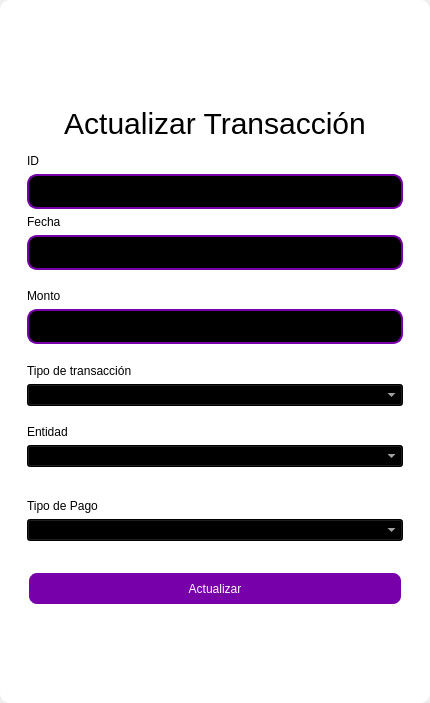
<?xml version="1.0" encoding="UTF-8"?>
<ui version="4.0">
 <class>MainWindow</class>
 <widget class="QMainWindow" name="MainWindow">
  <property name="geometry">
   <rect>
    <x>0</x>
    <y>0</y>
    <width>430</width>
    <height>703</height>
   </rect>
  </property>
  <property name="windowTitle">
   <string>MainWindow</string>
  </property>
  <property name="styleSheet">
   <string notr="true"/>
  </property>
  <widget class="QWidget" name="centralwidget">
   <property name="styleSheet">
    <string notr="true"/>
   </property>
   <layout class="QVBoxLayout" name="verticalLayout">
    <property name="spacing">
     <number>0</number>
    </property>
    <property name="leftMargin">
     <number>0</number>
    </property>
    <property name="topMargin">
     <number>0</number>
    </property>
    <property name="rightMargin">
     <number>0</number>
    </property>
    <property name="bottomMargin">
     <number>0</number>
    </property>
    <item>
     <widget class="QFrame" name="frame">
      <property name="enabled">
       <bool>true</bool>
      </property>
      <property name="styleSheet">
       <string notr="true">QFrame {
	border-radius:10px;
	background-color: rgb(255, 255, 255);
 }
</string>
      </property>
      <property name="frameShape">
       <enum>QFrame::StyledPanel</enum>
      </property>
      <property name="frameShadow">
       <enum>QFrame::Raised</enum>
      </property>
      <layout class="QVBoxLayout" name="verticalLayout_2">
       <item>
        <widget class="QFrame" name="frame_superior">
         <property name="minimumSize">
          <size>
           <width>0</width>
           <height>40</height>
          </size>
         </property>
         <property name="maximumSize">
          <size>
           <width>16777215</width>
           <height>40</height>
          </size>
         </property>
         <property name="styleSheet">
          <string notr="true">QPushButton{
border-radius:18px;
}

QPushButton:hover{
	background-color: rgb(0, 0, 0);
}
</string>
         </property>
         <property name="frameShape">
          <enum>QFrame::StyledPanel</enum>
         </property>
         <property name="frameShadow">
          <enum>QFrame::Raised</enum>
         </property>
         <layout class="QHBoxLayout" name="horizontalLayout_3">
          <property name="spacing">
           <number>4</number>
          </property>
          <property name="leftMargin">
           <number>0</number>
          </property>
          <property name="topMargin">
           <number>0</number>
          </property>
          <property name="rightMargin">
           <number>0</number>
          </property>
          <property name="bottomMargin">
           <number>0</number>
          </property>
          <item>
           <widget class="QPushButton" name="btn_icon">
            <property name="text">
             <string/>
            </property>
            <property name="iconSize">
             <size>
              <width>40</width>
              <height>40</height>
             </size>
            </property>
           </widget>
          </item>
          <item>
           <spacer name="horizontalSpacer_2">
            <property name="orientation">
             <enum>Qt::Horizontal</enum>
            </property>
            <property name="sizeHint" stdset="0">
             <size>
              <width>443</width>
              <height>20</height>
             </size>
            </property>
           </spacer>
          </item>
          <item>
           <widget class="QPushButton" name="bt_minimizar">
            <property name="minimumSize">
             <size>
              <width>38</width>
              <height>38</height>
             </size>
            </property>
            <property name="maximumSize">
             <size>
              <width>38</width>
              <height>38</height>
             </size>
            </property>
            <property name="cursor">
             <cursorShape>PointingHandCursor</cursorShape>
            </property>
            <property name="text">
             <string/>
            </property>
            <property name="icon">
             <iconset>
              <normaloff>image/minus.svg</normaloff>image/minus.svg</iconset>
            </property>
            <property name="iconSize">
             <size>
              <width>38</width>
              <height>38</height>
             </size>
            </property>
           </widget>
          </item>
          <item>
           <widget class="QPushButton" name="bt_maximizar">
            <property name="minimumSize">
             <size>
              <width>38</width>
              <height>38</height>
             </size>
            </property>
            <property name="maximumSize">
             <size>
              <width>38</width>
              <height>38</height>
             </size>
            </property>
            <property name="cursor">
             <cursorShape>PointingHandCursor</cursorShape>
            </property>
            <property name="text">
             <string/>
            </property>
            <property name="icon">
             <iconset>
              <normaloff>image/chevron-up.svg</normaloff>image/chevron-up.svg</iconset>
            </property>
            <property name="iconSize">
             <size>
              <width>38</width>
              <height>38</height>
             </size>
            </property>
           </widget>
          </item>
          <item>
           <widget class="QPushButton" name="bt_restaurar">
            <property name="minimumSize">
             <size>
              <width>38</width>
              <height>38</height>
             </size>
            </property>
            <property name="maximumSize">
             <size>
              <width>38</width>
              <height>38</height>
             </size>
            </property>
            <property name="cursor">
             <cursorShape>PointingHandCursor</cursorShape>
            </property>
            <property name="text">
             <string/>
            </property>
            <property name="icon">
             <iconset>
              <normaloff>image/chevron-down.svg</normaloff>image/chevron-down.svg</iconset>
            </property>
            <property name="iconSize">
             <size>
              <width>38</width>
              <height>38</height>
             </size>
            </property>
           </widget>
          </item>
          <item>
           <widget class="QPushButton" name="bt_cerrar">
            <property name="minimumSize">
             <size>
              <width>38</width>
              <height>38</height>
             </size>
            </property>
            <property name="maximumSize">
             <size>
              <width>38</width>
              <height>38</height>
             </size>
            </property>
            <property name="cursor">
             <cursorShape>PointingHandCursor</cursorShape>
            </property>
            <property name="text">
             <string/>
            </property>
            <property name="icon">
             <iconset>
              <normaloff>image/x.svg</normaloff>image/x.svg</iconset>
            </property>
            <property name="iconSize">
             <size>
              <width>38</width>
              <height>38</height>
             </size>
            </property>
           </widget>
          </item>
         </layout>
        </widget>
       </item>
       <item>
        <widget class="QFrame" name="frame_3">
         <property name="styleSheet">
          <string notr="true">QLabel {
	color: rgb(0, 0, 0);
	font: 12pt &quot;Arial&quot;;
	background-color: rgba(0, 0, 0,0);
}

QTextEdit{
background-color: rgba(0, 0, 0,0);
border-radius:10px; 
font: 12pt &quot;Arial&quot;;
color: rgb(255, 255, 254);
border: 2px solid  rgb(255, 255, 255);

}

QTextEdit:hover{
background-color: rgba(0, 0, 0,0);
border-radius:10px; 
font: 12pt &quot;Arial&quot;;
border: 2px solid  rgb(120, 0, 171);
}

QTextEdit:focus{
background-color: rgb(0, 0, 0);
border-radius:10px; 
font: 12pt &quot;Arial&quot;;
border: 2px solid rgb(120, 0, 171);
}

QLineEdit{
background-color: rgba(0, 0, 0,0);
border-radius:10px; 
font: 12pt &quot;Arial&quot;;
color: rgb(255, 255, 254);
border: 2px solid  rgb(255, 255, 255);

}

QLineEdit:hover{
background-color: rgba(0, 0, 0,0);
border-radius:10px; 
font: 12pt &quot;Arial&quot;;
border: 2px solid  rgb(120, 0, 171);
}

QLineEdit:focus{
background-color: rgb(0, 0, 0);
border-radius:10px; 
font: 12pt &quot;Arial&quot;;
border: 2px solid rgb(120, 0, 171);
}

QCheckBox{
	font: 12pt &quot;Arial&quot;;
	color: rgb(255, 255, 255);
}

QCheckBox::indicator {
    width: 18px;
    height:18px;
}

QCheckBox::indicator:unchecked {
   background-image: url(image/square.svg);
}

QCheckBox::indicator:checked {
   background-image: url(image/check-square.svg);
}

QPushButton{
border-radius:10px; 
font: 12pt &quot;Arial&quot;;
color: rgb(255, 255, 254);
border: 2px solid #ffffff;
}

QPushButton:hover{
border-radius:10px; 
font: 12pt &quot;Arial&quot;;
color: rgb(255, 255, 255);
border: 2px solid rgb(120, 0, 171);
	background-color: rgb(120, 0, 171);
}
</string>
         </property>
         <property name="frameShape">
          <enum>QFrame::StyledPanel</enum>
         </property>
         <property name="frameShadow">
          <enum>QFrame::Raised</enum>
         </property>
         <layout class="QHBoxLayout" name="horizontalLayout_4">
          <item>
           <layout class="QVBoxLayout" name="verticalLayout_4">
            <item>
             <spacer name="verticalSpacer">
              <property name="orientation">
               <enum>Qt::Vertical</enum>
              </property>
              <property name="sizeHint" stdset="0">
               <size>
                <width>28</width>
                <height>28</height>
               </size>
              </property>
             </spacer>
            </item>
            <item>
             <widget class="QFrame" name="frame_4">
              <property name="maximumSize">
               <size>
                <width>400</width>
                <height>600</height>
               </size>
              </property>
              <property name="styleSheet">
               <string notr="true">QLabel {
	color: rgb(0, 0, 0);
	font: 12pt &quot;Arial&quot;;
	background-color: rgba(0, 0, 0,0);
}


QLineEdit{
background-color: rgb(0, 0, 0);
border-radius:10px; 
font: 12pt &quot;Arial&quot;;
color: rgb(255, 255, 254);
border: 2px solid  rgb(120, 0, 171);
}

QLineEdit:hover{
background-color: rgba(0, 0, 0,0);
border-radius:10px; 
font: 12pt &quot;Arial&quot;;
border: 2px solid  rgb(120, 0, 171);
}

QLineEdit:focus{
background-color: rgb(0, 0, 0);
border-radius:10px; 
font: 12pt &quot;Arial&quot;;
border: 2px solid rgb(120, 0, 171);
}

QCheckBox{
	font: 12pt &quot;Arial&quot;;
	color: rgb(255, 255, 255);
}

QCheckBox::indicator {
    width: 18px;
    height:18px;
}

QCheckBox::indicator:unchecked {
   background-image: url(image/square.svg);
}

QCheckBox::indicator:checked {
   background-image: url(image/check-square.svg);
}

QPushButton{
border-radius:10px; 
font: 12pt &quot;Arial&quot;;
color: rgb(255, 255, 254);
border: 2px solid #ffffff;
	background-color: rgb(120, 0, 171);

}

QPushButton:hover{
border-radius:10px; 
font: 12pt &quot;Arial&quot;;
color: rgb(255, 255, 255);
border: 2px solid rgb(120, 0, 171);
	background-color: rgb(120, 0, 171);
}
</string>
              </property>
              <property name="frameShape">
               <enum>QFrame::StyledPanel</enum>
              </property>
              <property name="frameShadow">
               <enum>QFrame::Raised</enum>
              </property>
              <layout class="QVBoxLayout" name="verticalLayout_3">
               <item>
                <spacer name="verticalSpacer_3">
                 <property name="orientation">
                  <enum>Qt::Vertical</enum>
                 </property>
                 <property name="sizeHint" stdset="0">
                  <size>
                   <width>20</width>
                   <height>40</height>
                  </size>
                 </property>
                </spacer>
               </item>
               <item>
                <widget class="QLabel" name="label_3">
                 <property name="minimumSize">
                  <size>
                   <width>100</width>
                   <height>50</height>
                  </size>
                 </property>
                 <property name="styleSheet">
                  <string notr="true">font-size: 30px</string>
                 </property>
                 <property name="text">
                  <string>Actualizar Transacción</string>
                 </property>
                 <property name="alignment">
                  <set>Qt::AlignCenter</set>
                 </property>
                </widget>
               </item>
               <item>
                <widget class="QLabel" name="label_6">
                 <property name="text">
                  <string>ID</string>
                 </property>
                </widget>
               </item>
               <item>
                <widget class="QLineEdit" name="idtxt">
                 <property name="enabled">
                  <bool>false</bool>
                 </property>
                 <property name="minimumSize">
                  <size>
                   <width>0</width>
                   <height>35</height>
                  </size>
                 </property>
                </widget>
               </item>
               <item>
                <widget class="QLabel" name="label_4">
                 <property name="text">
                  <string>Fecha</string>
                 </property>
                </widget>
               </item>
               <item>
                <widget class="QLineEdit" name="datetxt">
                 <property name="minimumSize">
                  <size>
                   <width>0</width>
                   <height>35</height>
                  </size>
                 </property>
                 <property name="text">
                  <string/>
                 </property>
                </widget>
               </item>
               <item>
                <spacer name="verticalSpacer_4">
                 <property name="orientation">
                  <enum>Qt::Vertical</enum>
                 </property>
                 <property name="sizeHint" stdset="0">
                  <size>
                   <width>20</width>
                   <height>40</height>
                  </size>
                 </property>
                </spacer>
               </item>
               <item>
                <widget class="QLabel" name="label_5">
                 <property name="text">
                  <string>Monto</string>
                 </property>
                </widget>
               </item>
               <item>
                <widget class="QLineEdit" name="amounttxt">
                 <property name="minimumSize">
                  <size>
                   <width>0</width>
                   <height>35</height>
                  </size>
                 </property>
                 <property name="maximumSize">
                  <size>
                   <width>16777215</width>
                   <height>16777215</height>
                  </size>
                 </property>
                 <property name="echoMode">
                  <enum>QLineEdit::Normal</enum>
                 </property>
                </widget>
               </item>
               <item>
                <spacer name="verticalSpacer_5">
                 <property name="orientation">
                  <enum>Qt::Vertical</enum>
                 </property>
                 <property name="sizeHint" stdset="0">
                  <size>
                   <width>20</width>
                   <height>40</height>
                  </size>
                 </property>
                </spacer>
               </item>
               <item>
                <widget class="QLabel" name="label">
                 <property name="text">
                  <string>Tipo de transacción</string>
                 </property>
                </widget>
               </item>
               <item>
                <widget class="QComboBox" name="transaction_type_combobox">
                 <property name="cursor">
                  <cursorShape>PointingHandCursor</cursorShape>
                 </property>
                 <property name="styleSheet">
                  <string notr="true">color: rgb(255, 255, 255);
background-color: rgb(0, 0, 0);</string>
                 </property>
                </widget>
               </item>
               <item>
                <spacer name="verticalSpacer_11">
                 <property name="orientation">
                  <enum>Qt::Vertical</enum>
                 </property>
                 <property name="sizeHint" stdset="0">
                  <size>
                   <width>20</width>
                   <height>40</height>
                  </size>
                 </property>
                </spacer>
               </item>
               <item>
                <widget class="QLabel" name="label_2">
                 <property name="text">
                  <string>Entidad</string>
                 </property>
                </widget>
               </item>
               <item>
                <widget class="QComboBox" name="entity_combobox">
                 <property name="cursor">
                  <cursorShape>PointingHandCursor</cursorShape>
                 </property>
                 <property name="styleSheet">
                  <string notr="true">color: rgb(255, 255, 255);
background-color: rgb(0, 0, 0);</string>
                 </property>
                </widget>
               </item>
               <item>
                <spacer name="verticalSpacer_6">
                 <property name="orientation">
                  <enum>Qt::Vertical</enum>
                 </property>
                 <property name="sizeHint" stdset="0">
                  <size>
                   <width>20</width>
                   <height>40</height>
                  </size>
                 </property>
                </spacer>
               </item>
               <item>
                <spacer name="verticalSpacer_10">
                 <property name="orientation">
                  <enum>Qt::Vertical</enum>
                 </property>
                 <property name="sizeHint" stdset="0">
                  <size>
                   <width>20</width>
                   <height>40</height>
                  </size>
                 </property>
                </spacer>
               </item>
               <item>
                <widget class="QLabel" name="label_7">
                 <property name="text">
                  <string>Tipo de Pago</string>
                 </property>
                </widget>
               </item>
               <item>
                <widget class="QComboBox" name="payment_combobox">
                 <property name="cursor">
                  <cursorShape>PointingHandCursor</cursorShape>
                 </property>
                 <property name="styleSheet">
                  <string notr="true">color: rgb(255, 255, 255);
background-color: rgb(0, 0, 0);</string>
                 </property>
                </widget>
               </item>
               <item>
                <spacer name="verticalSpacer_9">
                 <property name="orientation">
                  <enum>Qt::Vertical</enum>
                 </property>
                 <property name="sizeHint" stdset="0">
                  <size>
                   <width>20</width>
                   <height>50</height>
                  </size>
                 </property>
                </spacer>
               </item>
               <item>
                <widget class="QPushButton" name="btn_update">
                 <property name="minimumSize">
                  <size>
                   <width>0</width>
                   <height>35</height>
                  </size>
                 </property>
                 <property name="cursor">
                  <cursorShape>PointingHandCursor</cursorShape>
                 </property>
                 <property name="text">
                  <string>Actualizar</string>
                 </property>
                </widget>
               </item>
               <item>
                <spacer name="verticalSpacer_7">
                 <property name="orientation">
                  <enum>Qt::Vertical</enum>
                 </property>
                 <property name="sizeHint" stdset="0">
                  <size>
                   <width>20</width>
                   <height>40</height>
                  </size>
                 </property>
                </spacer>
               </item>
               <item>
                <layout class="QHBoxLayout" name="horizontalLayout_2"/>
               </item>
               <item>
                <spacer name="verticalSpacer_8">
                 <property name="orientation">
                  <enum>Qt::Vertical</enum>
                 </property>
                 <property name="sizeHint" stdset="0">
                  <size>
                   <width>20</width>
                   <height>40</height>
                  </size>
                 </property>
                </spacer>
               </item>
               <item>
                <layout class="QHBoxLayout" name="horizontalLayout">
                 <item>
                  <spacer name="horizontalSpacer">
                   <property name="orientation">
                    <enum>Qt::Horizontal</enum>
                   </property>
                   <property name="sizeHint" stdset="0">
                    <size>
                     <width>40</width>
                     <height>20</height>
                    </size>
                   </property>
                  </spacer>
                 </item>
                </layout>
               </item>
              </layout>
             </widget>
            </item>
            <item>
             <spacer name="verticalSpacer_2">
              <property name="orientation">
               <enum>Qt::Vertical</enum>
              </property>
              <property name="sizeHint" stdset="0">
               <size>
                <width>20</width>
                <height>40</height>
               </size>
              </property>
             </spacer>
            </item>
           </layout>
          </item>
         </layout>
        </widget>
       </item>
      </layout>
     </widget>
    </item>
   </layout>
  </widget>
 </widget>
 <resources/>
 <connections/>
</ui>
